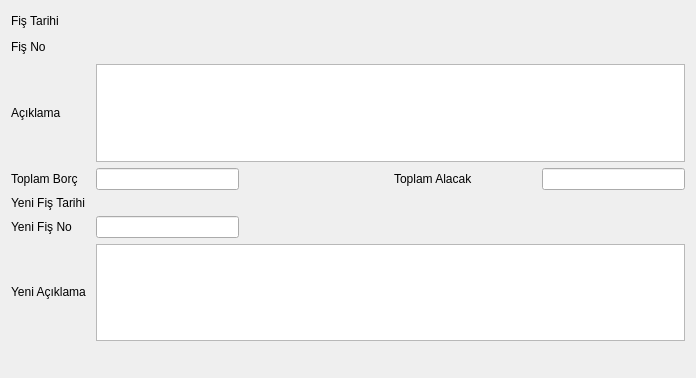
<?xml version="1.0" encoding="UTF-8"?>
<ui version="4.0">
 <class>MUH_FIS_KOPYALAMA_BATCH</class>
 <widget class="QDialog" name="MUH_FIS_KOPYALAMA_BATCH">
  <property name="geometry">
   <rect>
    <x>0</x>
    <y>0</y>
    <width>696</width>
    <height>378</height>
   </rect>
  </property>
  <property name="sizePolicy">
   <sizepolicy hsizetype="Expanding" vsizetype="Expanding">
    <horstretch>0</horstretch>
    <verstretch>0</verstretch>
   </sizepolicy>
  </property>
  <property name="minimumSize">
   <size>
    <width>600</width>
    <height>350</height>
   </size>
  </property>
  <property name="windowTitle">
   <string>Fiş Kopyalama</string>
  </property>
  <layout class="QGridLayout" name="gridLayout_2" rowstretch="1,1" columnstretch="350,2">
   <property name="sizeConstraint">
    <enum>QLayout::SetNoConstraint</enum>
   </property>
   <item row="0" column="0" colspan="2">
    <layout class="QGridLayout" name="gridLayout" rowstretch="1,1,1,1,1,1,1" columnstretch="1,1,1,1,1" rowminimumheight="1,15,10,20,10,0,0">
     <item row="1" column="0">
      <widget class="QLabel" name="label_2">
       <property name="sizePolicy">
        <sizepolicy hsizetype="Fixed" vsizetype="Fixed">
         <horstretch>0</horstretch>
         <verstretch>0</verstretch>
        </sizepolicy>
       </property>
       <property name="text">
        <string>Fiş No</string>
       </property>
      </widget>
     </item>
     <item row="2" column="0">
      <widget class="QLabel" name="label_5">
       <property name="sizePolicy">
        <sizepolicy hsizetype="Fixed" vsizetype="Fixed">
         <horstretch>0</horstretch>
         <verstretch>0</verstretch>
        </sizepolicy>
       </property>
       <property name="text">
        <string>Açıklama</string>
       </property>
      </widget>
     </item>
     <item row="2" column="1" colspan="4">
      <widget class="QTextEdit" name="textedit_aciklama">
       <property name="sizePolicy">
        <sizepolicy hsizetype="Expanding" vsizetype="Expanding">
         <horstretch>0</horstretch>
         <verstretch>0</verstretch>
        </sizepolicy>
       </property>
       <property name="focusPolicy">
        <enum>Qt::NoFocus</enum>
       </property>
       <property name="readOnly">
        <bool>true</bool>
       </property>
      </widget>
     </item>
     <item row="3" column="0">
      <widget class="QLabel" name="label_7">
       <property name="sizePolicy">
        <sizepolicy hsizetype="Fixed" vsizetype="Fixed">
         <horstretch>0</horstretch>
         <verstretch>0</verstretch>
        </sizepolicy>
       </property>
       <property name="text">
        <string>Toplam Borç</string>
       </property>
      </widget>
     </item>
     <item row="3" column="1">
      <widget class="QCommaEdit" name="commaedit_top_borc">
       <property name="sizePolicy">
        <sizepolicy hsizetype="Expanding" vsizetype="Fixed">
         <horstretch>0</horstretch>
         <verstretch>0</verstretch>
        </sizepolicy>
       </property>
       <property name="focusPolicy">
        <enum>Qt::NoFocus</enum>
       </property>
       <property name="whatsThis">
        <string>Sayilari formatina(Or:1,000,234.50) donusturur. </string>
       </property>
       <property name="readOnly">
        <bool>true</bool>
       </property>
       <property name="QCommaEdit" stdset="0">
        <rect>
         <x>0</x>
         <y>0</y>
         <width>100</width>
         <height>100</height>
        </rect>
       </property>
      </widget>
     </item>
     <item row="6" column="0">
      <widget class="QLabel" name="label_10">
       <property name="sizePolicy">
        <sizepolicy hsizetype="Fixed" vsizetype="Fixed">
         <horstretch>0</horstretch>
         <verstretch>0</verstretch>
        </sizepolicy>
       </property>
       <property name="toolTip">
        <string>Kopyalama işlemi sonucunda oluşturulacak olan yeni fişin açıklamasını gösterir.</string>
       </property>
       <property name="text">
        <string>Yeni Açıklama </string>
       </property>
      </widget>
     </item>
     <item row="6" column="1" colspan="4">
      <widget class="QTextEdit" name="textedit_new_aciklama">
       <property name="sizePolicy">
        <sizepolicy hsizetype="Expanding" vsizetype="Expanding">
         <horstretch>0</horstretch>
         <verstretch>0</verstretch>
        </sizepolicy>
       </property>
      </widget>
     </item>
     <item row="1" column="1">
      <widget class="QSearchEdit" name="search_edit_fis_no">
       <property name="sizePolicy">
        <sizepolicy hsizetype="Expanding" vsizetype="Fixed">
         <horstretch>0</horstretch>
         <verstretch>0</verstretch>
        </sizepolicy>
       </property>
       <property name="whatsThis">
        <string>Arama widget. </string>
       </property>
       <property name="QSearchEdit" stdset="0">
        <rect>
         <x>0</x>
         <y>0</y>
         <width>100</width>
         <height>100</height>
        </rect>
       </property>
      </widget>
     </item>
     <item row="1" column="3" colspan="2">
      <spacer name="horizontalSpacer_2">
       <property name="orientation">
        <enum>Qt::Horizontal</enum>
       </property>
       <property name="sizeHint" stdset="0">
        <size>
         <width>242</width>
         <height>21</height>
        </size>
       </property>
      </spacer>
     </item>
     <item row="5" column="0">
      <widget class="QLabel" name="label_yeni_fis_no">
       <property name="sizePolicy">
        <sizepolicy hsizetype="Fixed" vsizetype="Fixed">
         <horstretch>0</horstretch>
         <verstretch>0</verstretch>
        </sizepolicy>
       </property>
       <property name="text">
        <string>Yeni Fiş No</string>
       </property>
      </widget>
     </item>
     <item row="5" column="1">
      <widget class="QLineEdit" name="lineEdit_yeni_fis_no">
       <property name="sizePolicy">
        <sizepolicy hsizetype="Expanding" vsizetype="Fixed">
         <horstretch>0</horstretch>
         <verstretch>0</verstretch>
        </sizepolicy>
       </property>
       <property name="focusPolicy">
        <enum>Qt::WheelFocus</enum>
       </property>
      </widget>
     </item>
     <item row="4" column="0">
      <widget class="QLabel" name="label_4">
       <property name="sizePolicy">
        <sizepolicy hsizetype="Fixed" vsizetype="Fixed">
         <horstretch>0</horstretch>
         <verstretch>0</verstretch>
        </sizepolicy>
       </property>
       <property name="text">
        <string>Yeni Fiş Tarihi</string>
       </property>
      </widget>
     </item>
     <item row="0" column="0">
      <widget class="QLabel" name="label">
       <property name="sizePolicy">
        <sizepolicy hsizetype="Fixed" vsizetype="Fixed">
         <horstretch>0</horstretch>
         <verstretch>0</verstretch>
        </sizepolicy>
       </property>
       <property name="text">
        <string>Fiş Tarihi</string>
       </property>
      </widget>
     </item>
     <item row="0" column="4">
      <spacer name="horizontalSpacer_3">
       <property name="orientation">
        <enum>Qt::Horizontal</enum>
       </property>
       <property name="sizeHint" stdset="0">
        <size>
         <width>40</width>
         <height>20</height>
        </size>
       </property>
      </spacer>
     </item>
     <item row="3" column="4">
      <widget class="QCommaEdit" name="commaedit_top_alacak">
       <property name="sizePolicy">
        <sizepolicy hsizetype="Expanding" vsizetype="Fixed">
         <horstretch>0</horstretch>
         <verstretch>0</verstretch>
        </sizepolicy>
       </property>
       <property name="focusPolicy">
        <enum>Qt::NoFocus</enum>
       </property>
       <property name="whatsThis">
        <string>Sayilari formatina(Or:1,000,234.50) donusturur. </string>
       </property>
       <property name="readOnly">
        <bool>true</bool>
       </property>
       <property name="QCommaEdit" stdset="0">
        <rect>
         <x>0</x>
         <y>0</y>
         <width>100</width>
         <height>100</height>
        </rect>
       </property>
      </widget>
     </item>
     <item row="3" column="3">
      <widget class="QLabel" name="label_8">
       <property name="sizePolicy">
        <sizepolicy hsizetype="Expanding" vsizetype="Fixed">
         <horstretch>0</horstretch>
         <verstretch>0</verstretch>
        </sizepolicy>
       </property>
       <property name="text">
        <string>Toplam Alacak </string>
       </property>
      </widget>
     </item>
     <item row="0" column="1" colspan="2">
      <widget class="QAdakDate" name="adakDate_kopyalanacak_fis_tarihi">
       <property name="sizePolicy">
        <sizepolicy hsizetype="Fixed" vsizetype="Fixed">
         <horstretch>0</horstretch>
         <verstretch>0</verstretch>
        </sizepolicy>
       </property>
       <property name="minimumSize">
        <size>
         <width>242</width>
         <height>0</height>
        </size>
       </property>
       <property name="maximumSize">
        <size>
         <width>242</width>
         <height>30</height>
        </size>
       </property>
       <property name="whatsThis">
        <string>Tarih WidgetÄ± </string>
       </property>
       <property name="QAdakDate" stdset="0">
        <rect>
         <x>0</x>
         <y>0</y>
         <width>100</width>
         <height>100</height>
        </rect>
       </property>
      </widget>
     </item>
     <item row="4" column="1" colspan="2">
      <widget class="QAdakDate" name="adakDate_yeni_fis_tarihi">
       <property name="sizePolicy">
        <sizepolicy hsizetype="Fixed" vsizetype="Fixed">
         <horstretch>0</horstretch>
         <verstretch>0</verstretch>
        </sizepolicy>
       </property>
       <property name="minimumSize">
        <size>
         <width>242</width>
         <height>0</height>
        </size>
       </property>
       <property name="maximumSize">
        <size>
         <width>242</width>
         <height>30</height>
        </size>
       </property>
       <property name="whatsThis">
        <string>Tarih WidgetÄ± </string>
       </property>
       <property name="QAdakDate" stdset="0">
        <rect>
         <x>0</x>
         <y>0</y>
         <width>100</width>
         <height>100</height>
        </rect>
       </property>
      </widget>
     </item>
    </layout>
   </item>
   <item row="1" column="0">
    <spacer name="horizontalSpacer">
     <property name="orientation">
      <enum>Qt::Horizontal</enum>
     </property>
     <property name="sizeHint" stdset="0">
      <size>
       <width>418</width>
       <height>20</height>
      </size>
     </property>
    </spacer>
   </item>
   <item row="1" column="1">
    <widget class="QWidget" name="widget_batch_buttons" native="true">
     <property name="sizePolicy">
      <sizepolicy hsizetype="Expanding" vsizetype="Fixed">
       <horstretch>0</horstretch>
       <verstretch>0</verstretch>
      </sizepolicy>
     </property>
    </widget>
   </item>
  </layout>
 </widget>
 <customwidgets>
  <customwidget>
   <class>QAdakDate</class>
   <extends>QWidget</extends>
   <header>QAdakDate.h</header>
  </customwidget>
  <customwidget>
   <class>QCommaEdit</class>
   <extends>QLineEdit</extends>
   <header>QCommaEdit.h</header>
  </customwidget>
  <customwidget>
   <class>QSearchEdit</class>
   <extends>QWidget</extends>
   <header>QSearchEdit.h</header>
  </customwidget>
 </customwidgets>
 <tabstops>
  <tabstop>adakDate_kopyalanacak_fis_tarihi</tabstop>
  <tabstop>search_edit_fis_no</tabstop>
  <tabstop>adakDate_yeni_fis_tarihi</tabstop>
  <tabstop>lineEdit_yeni_fis_no</tabstop>
  <tabstop>textedit_new_aciklama</tabstop>
 </tabstops>
 <resources/>
 <connections/>
</ui>
